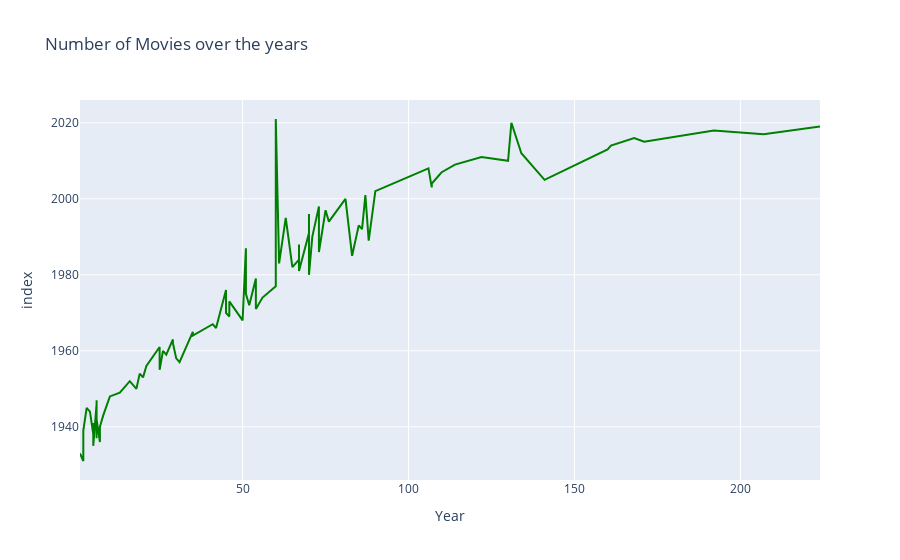

The cell this chart's notebook holds for it:
### Code cell
iplot(px.line(data_frame=movies_by_year,x="Year",y="index",title="Number of Movies over the years",\
              color_discrete_sequence=["green"]))

### Figure 1 — Plotly figure (JSON) as saved in the notebook; plotly's stock layout.template omitted (floating-point values rounded to 4 significant figures)
{"data": [{"hovertemplate": "Year=%{x}<br>index=%{y}<extra></extra>", "legendgroup": "", "line": {"color": "green", "dash": "solid"}, "marker": {"symbol": "circle"}, "mode": "lines", "name": "", "orientation": "v", "showlegend": false, "type": "scatter", "x": [1, 2, 2, 2, 3, 4, 5, 5, 5, 6, 6, 6, 6, 7, 7, 8, 10, 13, 15, 16, 18, 19, 20, 21, 25, 25, 26, 27, 29, 29, 30, 31, 35, 35, 41, 42, 45, 45, 46, 46, 50, 51, 51, 51, 52, 54, 54, 56, 60, 60, 61, 63, 65, 67, 67, 67, 70, 70, 70, 71, 73, 73, 75, 76, 80, 81, 83, 85, 86, 87, 88, 90, 106, 107, 107, 109, 110, 114, 122, 130, 131, 134, 141, 160, 161, 168, 171, 192, 207, 224], "xaxis": "x", "y": [1933, 1931, 1934, 1939, 1945, 1944, 1938, 1941, 1935, 1946, 1937, 1947, 1942, 1936, 1940, 1943, 1948, 1949, 1951, 1952, 1950, 1954, 1953, 1956, 1961, 1955, 1960, 1959, 1963, 1962, 1958, 1957, 1965, 1964, 1967, 1966, 1976, 1970, 1969, 1973, 1968, 1987, 1978, 1975, 1972, 1979, 1971, 1974, 1977, 2021, 1983, 1995, 1982, 1984, 1988, 1981, 1991, 1996, 1980, 1990, 1998, 1986, 1997, 1994, 1999, 2000, 1985, 1993, 1992, 2001, 1989, 2002, 2008, 2003, 2004, 2006, 2007, 2009, 2011, 2010, 2020, 2012, 2005, 2013, 2014, 2016, 2015, 2018, 2017, 2019], "yaxis": "y"}], "layout": {"legend": {"tracegroupgap": 0}, "title": {"text": "Number of Movies over the years"}, "xaxis": {"anchor": "y", "domain": [0, 1], "title": {"text": "Year"}}, "yaxis": {"anchor": "x", "domain": [0, 1], "title": {"text": "index"}}}}
